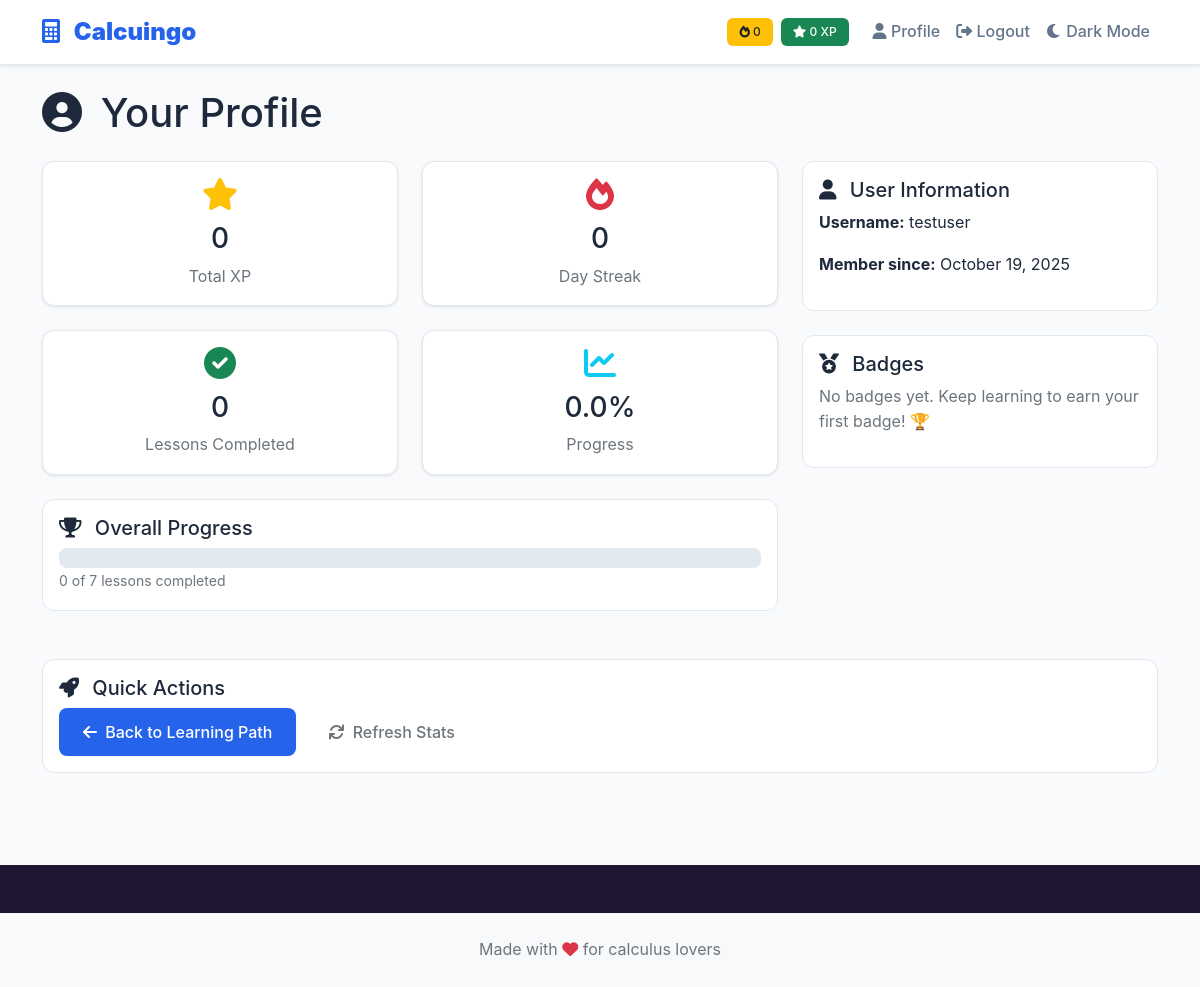
The page /profile (signed in) on the database its author committed.
### models.py (models this page shows, shortened)
class User(db.Model):
    id = db.Column(db.Integer, primary_key=True)
    username = db.Column(db.String(80), unique=True, nullable=False)  # Unique username for login
    password = db.Column(db.String(120), nullable=False)  # Hashed password (not plain text)
    xp = db.Column(db.Integer, default=0)  # Experience points earned from completing lessons
    streak = db.Column(db.Integer, default=0)  # Daily login streak counter
    last_login = db.Column(db.DateTime, default=datetime.utcnow)  # Track last login for streak calculation
    badges = db.Column(db.Text, default='[]')  # JSON string storing earned badge names
    def get_badges(self):
        try:
            return json.loads(self.badges)
        except:
            return []  # Return empty list if JSON is invalid

### app.py (the view)
@app.route('/profile')
def profile():
    if 'user_id' not in session:
        return redirect(url_for('auth.login'))
    user = User.query.get(session['user_id'])
    if not user:
        return redirect(url_for('auth.login'))
    completed_lessons = Progress.query.filter_by(user_id=user.id, completed=True).count()
    total_lessons = Lesson.query.count()
    return render_template('profile.html',
                         user=user,
                         completed_lessons=completed_lessons,
                         total_lessons=total_lessons)

### templates/profile.html (shortened to what this page needs)
{% extends "base.html" %}
{% block main_class %}profile-page{% endblock %}
{% block content %}
<div class="container py-4">
    <div class="row">
        <div class="col-12">
            <h1 class="mb-4">
                <i class="fas fa-user-circle me-2"></i>
                Your Profile
            </h1>
        </div>
    </div>
    <div class="row">
        <div class="col-lg-8">
            <div class="row">
                <div class="col-md-6 mb-4">
                    <div class="card stats-card">
                        <div class="card-body text-center">
                            <i class="fas fa-star text-warning" style="font-size: 2rem;"></i>
                            <h3 class="mt-2">{{ user.xp }}</h3>
                            <p class="text-muted mb-0">Total XP</p>
                        </div>
                    </div>
                </div>
                <div class="col-md-6 mb-4">
                    <div class="card stats-card">
                        <div class="card-body text-center">
                            <i class="fas fa-fire text-danger" style="font-size: 2rem;"></i>
                            <h3 class="mt-2">{{ user.streak }}</h3>
                            <p class="text-muted mb-0">Day Streak</p>
                        </div>
                    </div>
                </div>
                <div class="col-md-6 mb-4">
                    <div class="card stats-card">
                        <div class="card-body text-center">
                            <i class="fas fa-check-circle text-success" style="font-size: 2rem;"></i>
                            <h3 class="mt-2">{{ completed_lessons }}</h3>
                            <p class="text-muted mb-0">Lessons Completed</p>
                        </div>
                    </div>
                </div>
                <div class="col-md-6 mb-4">
                    <div class="card stats-card">
                        <div class="card-body text-center">
                            <i class="fas fa-chart-line text-info" style="font-size: 2rem;"></i>
                            <h3 class="mt-2">{{ (completed_lessons / total_lessons * 100)|round }}%</h3>
                            <p class="text-muted mb-0">Progress</p>
                        </div>
                    </div>
                </div>
            </div>
            <div class="card mb-4">
                <div class="card-body">
                    <h5 class="card-title">
                        <i class="fas fa-trophy me-2"></i>
                        Overall Progress
                    </h5>
                    <div class="progress" style="height: 20px;">
                    </div>
                    <small class="text-muted">
                        {{ completed_lessons }} of {{ total_lessons }} lessons completed
                    </small>
                </div>
            </div>
        </div>
        <div class="col-lg-4">
            <div class="card mb-4">
                <div class="card-body">
                    <h5 class="card-title">
                        <i class="fas fa-user me-2"></i>
                        User Information
                    </h5>
                    <p><strong>Username:</strong> {{ user.username }}</p>
                    <p><strong>Member since:</strong> {{ user.last_login.strftime('%B %d, %Y') if user.last_login else 'Recently' }}</p>
                </div>
            </div>
            <div class="card">
                <div class="card-body">
                    <h5 class="card-title">
                        <i class="fas fa-medal me-2"></i>
                        Badges
                    </h5>
                    {% if user.get_badges() %}
                        {% for badge in user.get_badges() %}
                        <div class="badge-item mb-2">
                            <i class="fas fa-award text-warning me-2"></i>
                            <span>{{ badge }}</span>
                        </div>
                        {% endfor %}
                    {% else %}
                        <p class="text-muted">No badges yet. Keep learning to earn your first badge! 🏆</p>
                    {% endif %}
                </div>
            </div>
        </div>
    </div>
    <div class="row mt-4">
        <div class="col-12">
            <div class="card">
                <div class="card-body">
                    <h5 class="card-title">
                        <i class="fas fa-rocket me-2"></i>
                        Quick Actions
                    </h5>
                    <div class="d-flex gap-2">
                        <a href="{{ url_for('learning_path') }}" class="btn btn-primary">
                            <i class="fas fa-arrow-left me-1"></i>
                            Back to Learning Path
                        </a>
                        <button class="btn btn-outline-secondary" onclick="location.reload()">
                            <i class="fas fa-sync me-1"></i>
                            Refresh Stats
                        </button>
                    </div>
                </div>
            </div>
        </div>
    </div>
</div>
{% endblock %}

### static/css/style.css (style rules this page uses)
:root { --primary-color: #2563eb; --primary-dark: #1d4ed8; --dark-mode-bg: #1e293b; --dark-mode-text: #f1f5f9; --secondary-color: #64748b; --accent-color: #f59e0b; --success-color: #10b981; --danger-color: #ef4444; --warning-color: #f59e0b; --light-bg: #f8fafc; --dark-bg: #1e1632; --text-dark: #1e293b; --text-muted: #64748b; --border-color: #e2e8f0; --border-radius: 12px; --shadow: 0 1px 3px rgba(0, 0, 0, 0.1); --shadow-lg: 0 10px 25px rgba(0, 0, 0, 0.1); }
body { font-family: 'Inter', -apple-system, BlinkMacSystemFont, 'Segoe UI', Roboto, sans-serif; background-color: var(--dark-bg); color: var(--text-dark); line-height: 1.6; }
.stats-card { border: none; box-shadow: var(--shadow); border-radius: var(--border-radius); background: white; transition: all 0.3s ease; }
.btn { border-radius: 8px; font-weight: 500; transition: all 0.2s ease; border: none; padding: 0.75rem 1.5rem; }
.btn-primary { background: var(--primary-color); color: white; }
.card { border: 1px solid var(--border-color); border-radius: var(--border-radius); background: white; transition: all 0.3s ease; }
.progress { border-radius: 8px; overflow: hidden; background: #e2e8f0; height: 8px; }

### rows shown on the page
User: xp "0", streak "0", username "testuser", last_login "October 19, 2025"

### other values the page prints
{{ completed_lessons }} "0"
{{ (completed_lessons / total_lessons * 100)|round }} "0.0"
{{ total_lessons }} "7"
